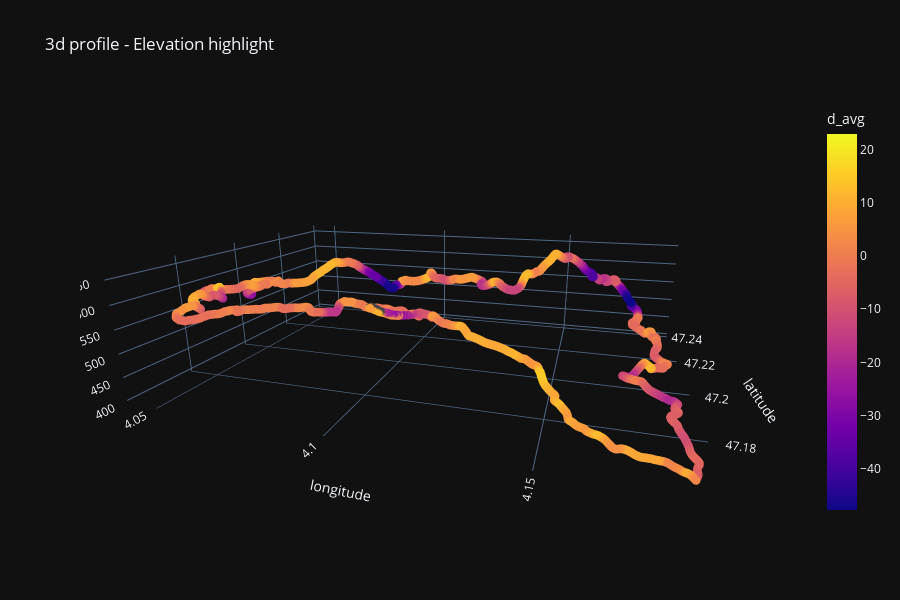

Notebook cell for this chart:
### Code cell
# 3d GPS coordinates scatter
fig_3 = px.scatter_3d(df, x='longitude', y='latitude', z='elevation', color='d_avg', template='plotly_dark',hover_name='d+',title='3d profile - Elevation highlight')
fig_3.update_traces(marker=dict(size=3), selector=dict(mode='markers'))
fig_3.update_layout(scene = {"xaxis": {"nticks": 5},
                             "zaxis": {"nticks": 10},
                             "camera_eye": {"x": 0.3, "y": -1, "z": 0.3},
                             "aspectratio": {"x": 1, "y": 0.7, "z": 0.25}},
                    height=600
                   )

fig_3.show()

### Figure 1 — Plotly figure (JSON) as saved in the notebook; plotly's stock layout.template omitted (floating-point values rounded to 4 significant figures; data arrays with more than 128 entries replaced by an {"elided": "..."} marker saying what was removed)
{"data": [{"hovertemplate": "<b>%{hovertext}</b><br><br>longitude=%{x}<br>latitude=%{y}<br>elevation=%{z}<br>d_avg=%{marker.color}<extra></extra>", "hovertext": {"elided": "7463 float values"}, "legendgroup": "", "marker": {"color": {"elided": "7463 float values"}, "coloraxis": "coloraxis", "size": 3, "symbol": "circle"}, "mode": "markers", "name": "", "scene": "scene", "showlegend": false, "type": "scatter3d", "x": {"elided": "7463 float values"}, "y": {"elided": "7463 float values"}, "z": {"elided": "7463 float values"}}], "layout": {"coloraxis": {"colorbar": {"title": {"text": "d_avg"}}, "colorscale": [[0, "#0d0887"], [0.1111, "#46039f"], [0.2222, "#7201a8"], [0.3333, "#9c179e"], [0.4444, "#bd3786"], [0.5556, "#d8576b"], [0.6667, "#ed7953"], [0.7778, "#fb9f3a"], [0.8889, "#fdca26"], [1, "#f0f921"]]}, "height": 600, "legend": {"tracegroupgap": 0}, "scene": {"aspectratio": {"x": 1, "y": 0.7, "z": 0.25}, "camera": {"eye": {"x": 0.3, "y": -1, "z": 0.3}}, "domain": {"x": [0, 1], "y": [0, 1]}, "xaxis": {"nticks": 5, "title": {"text": "longitude"}}, "yaxis": {"title": {"text": "latitude"}}, "zaxis": {"nticks": 10, "title": {"text": "elevation"}}}, "title": {"text": "3d profile - Elevation highlight"}}}
